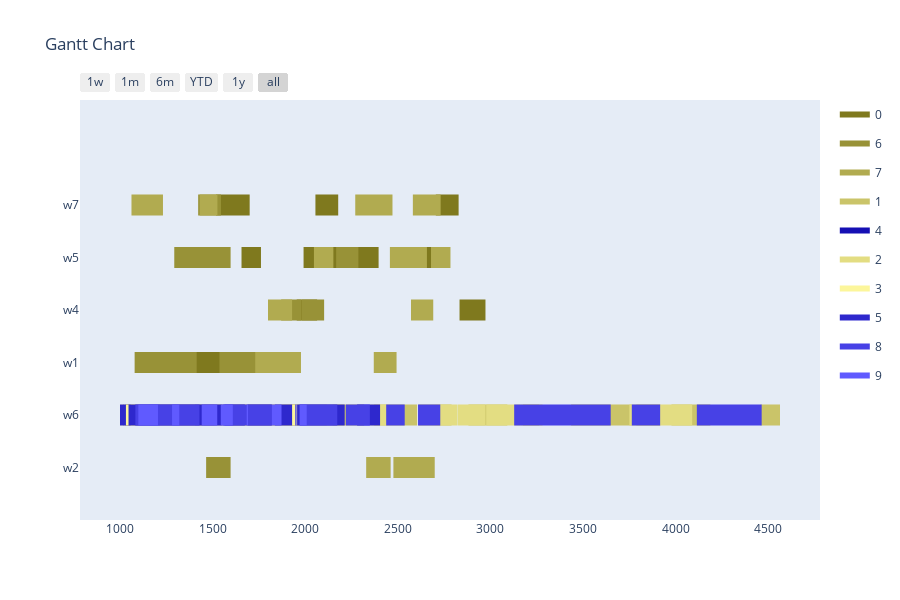

Here is the notebook cell this chart was saved with:
### Markdown cell above
Config 3 - Only valid mutations for time slots

### Code cell
optimizer = BaseGA(env)
optimizer.configure('tardiness', 'twopointcrossover', 'roulettewheel', 'onlyfeasibletimeslot')
last_time_slot = 0
for order in orders:
    if order[1] > last_time_slot:
        last_time_slot = order[1]
# all parameters after offspring_amount are optional (in this case -> verbose=True)
result, best_fitness_history, average_fitness_history, best_generation_history, feasible_gen = optimizer.optimize(orders, max_generations, earliest_time_slot, last_time_slot, population_size, offspring_amount, verbose=True)
workstation_assignments = reformat_result(result, orders, env)
visualize(workstation_assignments, best_fitness_history, average_fitness_history, best_generation_history, feasible_gen)

### Figure 1 — Plotly figure (JSON) as saved in the notebook; plotly's stock layout.template omitted (floating-point values rounded to 4 significant figures; data arrays with more than 128 entries replaced by an {"elided": "..."} marker saying what was removed)
{"data": [{"fill": "toself", "fillcolor": "rgb(127, 121, 30)", "hoverinfo": "name", "legendgroup": "rgb(127, 121, 30)", "mode": "none", "name": "0", "type": "scatter", "x": [649, 772, 772, 649, 649, 1550, 1700, 1700, 1550, 1550, 1518, 1688, 1688, 1518, 1518, 2705, 2828, 2828, 2705, 2705, 2055, 2178, 2178, 2055, 2055, 2619, 2724, 2724, 2619, 2619, 315, 515, 515, 315, 315, 1991, 2191, 2191, 1991, 1991, 716, 821, 821, 716, 716, 1656, 1761, 1761, 1656, 1656, 2175, 2285, 2285, 2175, 2175, 2196, 2396, 2396, 2196, 2196, 542, 652, 652, 542, 542, 2833, 2973, 2973, 2833, 2833, 1954, 2064, 2064, 1954, 1954, 970, 1093, 1093, 970, 970, 688, 811, 811, 688, 688, 562, 809, 809, 562], "y": [4.8, 4.8, 5.2, 5.2, null, 4.8, 4.8, 5.2, 5.2, null, 4.8, 4.8, 5.2, 5.2, null, 4.8, 4.8, 5.2, 5.2, null, 4.8, 4.8, 5.2, 5.2, null, 3.8, 3.8, 4.2, 4.2, null, 3.8, 3.8, 4.2, 4.2, null, 3.8, 3.8, 4.2, 4.2, null, 3.8, 3.8, 4.2, 4.2, null, 3.8, 3.8, 4.2, 4.2, null, 3.8, 3.8, 4.2, 4.2, null, 3.8, 3.8, 4.2, 4.2, null, 2.8, 2.8, 3.2, 3.2, null, 2.8, 2.8, 3.2, 3.2, null, 2.8, 2.8, 3.2, 3.2, null, 1.8, 1.8, 2.2, 2.2, null, 1.8, 1.8, 2.2, 2.2, null, 1.8, 1.8, 2.2, 2.2]}, {"fill": "toself", "fillcolor": "rgb(152, 146, 55)", "hoverinfo": "name", "legendgroup": "rgb(152, 146, 55)", "mode": "none", "name": "6", "type": "scatter", "x": [1422, 1545, 1545, 1422, 1422, 386, 482, 482, 386, 386, 612, 762, 762, 612, 612, 1397, 1597, 1597, 1397, 1397, 1473, 1578, 1578, 1473, 1473, 513, 618, 618, 513, 513, 1293, 1403, 1403, 1293, 1293, 1423, 1543, 1543, 1423, 1423, 556, 676, 676, 556, 556, 2167, 2287, 2287, 2167, 2167, 756, 886, 886, 756, 756, 1982, 2102, 2102, 1982, 1982, 678, 788, 788, 678, 678, 1870, 1980, 1980, 1870, 1870, 224, 344, 344, 224, 224, 832, 1079, 1079, 832, 832, 1414, 1537, 1537, 1414, 1414, 1465, 1597, 1597, 1465], "y": [4.8, 4.8, 5.2, 5.2, null, 4.8, 4.8, 5.2, 5.2, null, 4.8, 4.8, 5.2, 5.2, null, 3.8, 3.8, 4.2, 4.2, null, 3.8, 3.8, 4.2, 4.2, null, 3.8, 3.8, 4.2, 4.2, null, 3.8, 3.8, 4.2, 4.2, null, 3.8, 3.8, 4.2, 4.2, null, 3.8, 3.8, 4.2, 4.2, null, 3.8, 3.8, 4.2, 4.2, null, 2.8, 2.8, 3.2, 3.2, null, 2.8, 2.8, 3.2, 3.2, null, 2.8, 2.8, 3.2, 3.2, null, 2.8, 2.8, 3.2, 3.2, null, 2.8, 2.8, 3.2, 3.2, null, 1.8, 1.8, 2.2, 2.2, null, 1.8, 1.8, 2.2, 2.2, null, -0.2, -0.2, 0.2, 0.2]}, {"fill": "toself", "fillcolor": "rgb(177, 171, 80)", "hoverinfo": "name", "legendgroup": "rgb(177, 171, 80)", "mode": "none", "name": "7", "type": "scatter", "x": [2270, 2440, 2440, 2270, 2270, 599, 722, 722, 599, 599, 628, 724, 724, 628, 628, 2348, 2471, 2471, 2348, 2348, 1062, 1232, 1232, 1062, 1062, 871, 994, 994, 871, 871, 2581, 2731, 2731, 2581, 2581, 1430, 1526, 1526, 1430, 1430, 2679, 2784, 2784, 2679, 2679, 2047, 2152, 2152, 2047, 2047, 2457, 2657, 2657, 2457, 2457, 2571, 2691, 2691, 2571, 2571, 1799, 1929, 1929, 1799, 1799, 2370, 2493, 2493, 2370, 2370, 257, 504, 504, 257, 257, 1730, 1977, 1977, 1730, 1730, 2329, 2461, 2461, 2329, 2329, 2476, 2699, 2699, 2476], "y": [4.8, 4.8, 5.2, 5.2, null, 4.8, 4.8, 5.2, 5.2, null, 4.8, 4.8, 5.2, 5.2, null, 4.8, 4.8, 5.2, 5.2, null, 4.8, 4.8, 5.2, 5.2, null, 4.8, 4.8, 5.2, 5.2, null, 4.8, 4.8, 5.2, 5.2, null, 4.8, 4.8, 5.2, 5.2, null, 3.8, 3.8, 4.2, 4.2, null, 3.8, 3.8, 4.2, 4.2, null, 3.8, 3.8, 4.2, 4.2, null, 2.8, 2.8, 3.2, 3.2, null, 2.8, 2.8, 3.2, 3.2, null, 1.8, 1.8, 2.2, 2.2, null, 1.8, 1.8, 2.2, 2.2, null, 1.8, 1.8, 2.2, 2.2, null, -0.2, -0.2, 0.2, 0.2, null, -0.2, -0.2, 0.2, 0.2]}, {"fill": "toself", "fillcolor": "rgb(202, 196, 105)", "hoverinfo": "name", "legendgroup": "rgb(202, 196, 105)", "mode": "none", "name": "1", "type": "scatter", "x": [3988, 4076, 4076, 3988, 3988, 1964, 2056, 2056, 1964, 1964, 2610, 2790, 2790, 2610, 2610, 1548, 1758, 1758, 1548, 1548, 1966, 2116, 2116, 1966, 1966, 3619, 3764, 3764, 3619, 3619, 2394, 2604, 2604, 2394, 2394, 2372, 2477, 2477, 2372, 2372, 1024, 1154, 1154, 1024, 1024, 4030, 4150, 4150, 4030, 4030, 766, 976, 976, 766, 766, 1887, 2097, 2097, 1887, 1887, 3175, 3263, 3263, 3175, 3175, 3977, 4187, 4187, 3977, 3977, 3435, 3645, 3645, 3435, 3435, 1338, 1508, 1508, 1338, 1338, 2881, 3091, 3091, 2881, 2881, 3787, 3917, 3917, 3787, 3787, 2148, 2318, 2318, 2148, 2148, 4458, 4563, 4563, 4458, 4458, 1281, 1381, 1381, 1281, 1281, 1585, 1718, 1718, 1585, 1585, 1634, 1844, 1844, 1634], "y": [0.8, 0.8, 1.2, 1.2, null, 0.8, 0.8, 1.2, 1.2, null, 0.8, 0.8, 1.2, 1.2, null, 0.8, 0.8, 1.2, 1.2, null, 0.8, 0.8, 1.2, 1.2, null, 0.8, 0.8, 1.2, 1.2, null, 0.8, 0.8, 1.2, 1.2, null, 0.8, 0.8, 1.2, 1.2, null, 0.8, 0.8, 1.2, 1.2, null, 0.8, 0.8, 1.2, 1.2, null, 0.8, 0.8, 1.2, 1.2, null, 0.8, 0.8, 1.2, 1.2, null, 0.8, 0.8, 1.2, 1.2, null, 0.8, 0.8, 1.2, 1.2, null, 0.8, 0.8, 1.2, 1.2, null, 0.8, 0.8, 1.2, 1.2, null, 0.8, 0.8, 1.2, 1.2, null, 0.8, 0.8, 1.2, 1.2, null, 0.8, 0.8, 1.2, 1.2, null, 0.8, 0.8, 1.2, 1.2, null, 0.8, 0.8, 1.2, 1.2, null, 0.8, 0.8, 1.2, 1.2, null, 0.8, 0.8, 1.2, 1.2]}, {"fill": "toself", "fillcolor": "rgb(21, 15, 180)", "hoverinfo": "name", "legendgroup": "rgb(21, 15, 180)", "mode": "none", "name": "4", "type": "scatter", "x": {"elided": "134 int values"}, "y": {"elided": "134 float values"}}, {"fill": "toself", "fillcolor": "rgb(227, 221, 130)", "hoverinfo": "name", "legendgroup": "rgb(227, 221, 130)", "mode": "none", "name": "2", "type": "scatter", "x": [295, 415, 415, 295, 295, 2977, 3097, 3097, 2977, 2977, 1058, 1154, 1154, 1058, 1058, 1654, 1844, 1844, 1654, 1654, 1611, 1721, 1721, 1611, 1611, 3750, 3870, 3870, 3750, 3750, 3750, 3812, 3812, 3750, 3750, 2350, 2447, 2447, 2350, 2350, 3161, 3281, 3281, 3161, 3161, 2823, 2973, 2973, 2823, 2823, 3030, 3160, 3160, 3030, 3030, 3960, 4080, 4080, 3960, 3960, 464, 649, 649, 464, 464, 1765, 1955, 1955, 1765, 1765, 3875, 3990, 3990, 3875, 3875, 2106, 2206, 2206, 2106, 2106, 375, 500, 500, 375, 375, 4033, 4089, 4089, 4033, 4033, 1215, 1405, 1405, 1215, 1215, 3006, 3121, 3121, 3006, 3006, 2701, 2821, 2821, 2701, 2701, 3849, 3969, 3969, 3849, 3849, 1794, 1984, 1984, 1794], "y": [0.8, 0.8, 1.2, 1.2, null, 0.8, 0.8, 1.2, 1.2, null, 0.8, 0.8, 1.2, 1.2, null, 0.8, 0.8, 1.2, 1.2, null, 0.8, 0.8, 1.2, 1.2, null, 0.8, 0.8, 1.2, 1.2, null, 0.8, 0.8, 1.2, 1.2, null, 0.8, 0.8, 1.2, 1.2, null, 0.8, 0.8, 1.2, 1.2, null, 0.8, 0.8, 1.2, 1.2, null, 0.8, 0.8, 1.2, 1.2, null, 0.8, 0.8, 1.2, 1.2, null, 0.8, 0.8, 1.2, 1.2, null, 0.8, 0.8, 1.2, 1.2, null, 0.8, 0.8, 1.2, 1.2, null, 0.8, 0.8, 1.2, 1.2, null, 0.8, 0.8, 1.2, 1.2, null, 0.8, 0.8, 1.2, 1.2, null, 0.8, 0.8, 1.2, 1.2, null, 0.8, 0.8, 1.2, 1.2, null, 0.8, 0.8, 1.2, 1.2, null, 0.8, 0.8, 1.2, 1.2, null, 0.8, 0.8, 1.2, 1.2]}, {"fill": "toself", "fillcolor": "rgb(252, 246, 155)", "hoverinfo": "name", "legendgroup": "rgb(252, 246, 155)", "mode": "none", "name": "3", "type": "scatter", "x": [1011, 1201, 1201, 1011, 1011, 1164, 1294, 1294, 1164, 1164, 775, 928, 928, 775, 775, 303, 423, 423, 303, 303, 731, 921, 921, 731, 731, 887, 1002, 1002, 887, 887, 643, 773, 773, 643, 643, 702, 789, 789, 702, 702, 832, 947, 947, 832, 832, 756, 856, 856, 756, 756, 541, 603, 603, 541, 541, 833, 1023, 1023, 833, 833, 889, 1012, 1012, 889, 889, 980, 1036, 1036, 980, 980, 301, 451, 451, 301, 301, 545, 675, 675, 545, 545, 502, 662, 662, 502, 502, 962, 1122, 1122, 962, 962, 881, 1001, 1001, 881, 881, 935, 1125, 1125, 935, 935, 1118, 1214, 1214, 1118, 1118, 291, 411, 411, 291, 291, 966, 1116, 1116, 966], "y": [0.8, 0.8, 1.2, 1.2, null, 0.8, 0.8, 1.2, 1.2, null, 0.8, 0.8, 1.2, 1.2, null, 0.8, 0.8, 1.2, 1.2, null, 0.8, 0.8, 1.2, 1.2, null, 0.8, 0.8, 1.2, 1.2, null, 0.8, 0.8, 1.2, 1.2, null, 0.8, 0.8, 1.2, 1.2, null, 0.8, 0.8, 1.2, 1.2, null, 0.8, 0.8, 1.2, 1.2, null, 0.8, 0.8, 1.2, 1.2, null, 0.8, 0.8, 1.2, 1.2, null, 0.8, 0.8, 1.2, 1.2, null, 0.8, 0.8, 1.2, 1.2, null, 0.8, 0.8, 1.2, 1.2, null, 0.8, 0.8, 1.2, 1.2, null, 0.8, 0.8, 1.2, 1.2, null, 0.8, 0.8, 1.2, 1.2, null, 0.8, 0.8, 1.2, 1.2, null, 0.8, 0.8, 1.2, 1.2, null, 0.8, 0.8, 1.2, 1.2, null, 0.8, 0.8, 1.2, 1.2, null, 0.8, 0.8, 1.2, 1.2]}, {"fill": "toself", "fillcolor": "rgb(46, 40, 205)", "hoverinfo": "name", "legendgroup": "rgb(46, 40, 205)", "mode": "none", "name": "5", "type": "scatter", "x": [1571, 1627, 1627, 1571, 1571, 1836, 1951, 1951, 1836, 1836, 1108, 1164, 1164, 1108, 1108, 340, 490, 490, 340, 340, 298, 408, 408, 298, 298, 1956, 2116, 2116, 1956, 1956, 2093, 2213, 2213, 2093, 2093, 2280, 2400, 2400, 2280, 2280, 620, 735, 735, 620, 620, 1500, 1690, 1690, 1500, 1500, 1357, 1454, 1454, 1357, 1357, 1564, 1694, 1694, 1564, 1564, 346, 466, 466, 346, 346, 2294, 2404, 2404, 2294, 2294, 926, 1046, 1046, 926, 926, 1000, 1087, 1087, 1000, 1000, 1791, 1981, 1981, 1791, 1791, 815, 965, 965, 815, 815, 1549, 1674, 1674, 1549, 1549, 1819, 1929, 1929, 1819, 1819, 1165, 1318, 1318, 1165, 1165, 935, 1032, 1032, 935, 935, 1950, 2065, 2065, 1950], "y": [0.8, 0.8, 1.2, 1.2, null, 0.8, 0.8, 1.2, 1.2, null, 0.8, 0.8, 1.2, 1.2, null, 0.8, 0.8, 1.2, 1.2, null, 0.8, 0.8, 1.2, 1.2, null, 0.8, 0.8, 1.2, 1.2, null, 0.8, 0.8, 1.2, 1.2, null, 0.8, 0.8, 1.2, 1.2, null, 0.8, 0.8, 1.2, 1.2, null, 0.8, 0.8, 1.2, 1.2, null, 0.8, 0.8, 1.2, 1.2, null, 0.8, 0.8, 1.2, 1.2, null, 0.8, 0.8, 1.2, 1.2, null, 0.8, 0.8, 1.2, 1.2, null, 0.8, 0.8, 1.2, 1.2, null, 0.8, 0.8, 1.2, 1.2, null, 0.8, 0.8, 1.2, 1.2, null, 0.8, 0.8, 1.2, 1.2, null, 0.8, 0.8, 1.2, 1.2, null, 0.8, 0.8, 1.2, 1.2, null, 0.8, 0.8, 1.2, 1.2, null, 0.8, 0.8, 1.2, 1.2, null, 0.8, 0.8, 1.2, 1.2]}, {"fill": "toself", "fillcolor": "rgb(71, 65, 230)", "hoverinfo": "name", "legendgroup": "rgb(71, 65, 230)", "mode": "none", "name": "8", "type": "scatter", "x": [4142, 4332, 4332, 4142, 4142, 334, 454, 454, 334, 334, 3323, 3513, 3513, 3323, 3323, 2050, 2173, 2173, 2050, 2050, 683, 836, 836, 683, 683, 4311, 4426, 4426, 4311, 4311, 3310, 3366, 3366, 3310, 3310, 4311, 4464, 4464, 4311, 4311, 3128, 3288, 3288, 3128, 3128, 394, 456, 456, 394, 394, 1821, 1946, 1946, 1821, 1821, 2437, 2537, 2537, 2437, 2437, 986, 1083, 1083, 986, 986, 1953, 2063, 2063, 1953, 1953, 1429, 1554, 1554, 1429, 1429, 438, 618, 618, 438, 438, 635, 755, 755, 635, 635, 4114, 4210, 4210, 4114, 4114, 3227, 3377, 3377, 3227, 3227, 2609, 2729, 2729, 2609, 2609, 3763, 3916, 3916, 3763, 3763, 2219, 2349, 2349, 2219, 2219, 3499, 3649, 3649, 3499], "y": [0.8, 0.8, 1.2, 1.2, null, 0.8, 0.8, 1.2, 1.2, null, 0.8, 0.8, 1.2, 1.2, null, 0.8, 0.8, 1.2, 1.2, null, 0.8, 0.8, 1.2, 1.2, null, 0.8, 0.8, 1.2, 1.2, null, 0.8, 0.8, 1.2, 1.2, null, 0.8, 0.8, 1.2, 1.2, null, 0.8, 0.8, 1.2, 1.2, null, 0.8, 0.8, 1.2, 1.2, null, 0.8, 0.8, 1.2, 1.2, null, 0.8, 0.8, 1.2, 1.2, null, 0.8, 0.8, 1.2, 1.2, null, 0.8, 0.8, 1.2, 1.2, null, 0.8, 0.8, 1.2, 1.2, null, 0.8, 0.8, 1.2, 1.2, null, 0.8, 0.8, 1.2, 1.2, null, 0.8, 0.8, 1.2, 1.2, null, 0.8, 0.8, 1.2, 1.2, null, 0.8, 0.8, 1.2, 1.2, null, 0.8, 0.8, 1.2, 1.2, null, 0.8, 0.8, 1.2, 1.2, null, 0.8, 0.8, 1.2, 1.2]}, {"fill": "toself", "fillcolor": "rgb(96, 90, 255)", "hoverinfo": "name", "legendgroup": "rgb(96, 90, 255)", "mode": "none", "name": "9", "type": "scatter", "x": [783, 928, 928, 783, 783, 1320, 1484, 1484, 1320, 1320, 1449, 1525, 1525, 1449, 1449, 278, 433, 433, 278, 278, 1872, 2008, 2008, 1872, 1872, 1544, 1609, 1609, 1544, 1544, 809, 954, 954, 809, 809, 803, 939, 939, 803, 803, 1205, 1281, 1281, 1205, 1205, 619, 792, 792, 619, 619, 264, 489, 489, 264, 264, 954, 1099, 1099, 954, 954, 1441, 1691, 1691, 1441, 1441, 1684, 1820, 1820, 1684, 1684, 484, 734, 734, 484], "y": [0.8, 0.8, 1.2, 1.2, null, 0.8, 0.8, 1.2, 1.2, null, 0.8, 0.8, 1.2, 1.2, null, 0.8, 0.8, 1.2, 1.2, null, 0.8, 0.8, 1.2, 1.2, null, 0.8, 0.8, 1.2, 1.2, null, 0.8, 0.8, 1.2, 1.2, null, 0.8, 0.8, 1.2, 1.2, null, 0.8, 0.8, 1.2, 1.2, null, 0.8, 0.8, 1.2, 1.2, null, 0.8, 0.8, 1.2, 1.2, null, 0.8, 0.8, 1.2, 1.2, null, 0.8, 0.8, 1.2, 1.2, null, 0.8, 0.8, 1.2, 1.2, null, 0.8, 0.8, 1.2, 1.2]}, {"legendgroup": "rgb(127, 121, 30)", "marker": {"color": "rgb(127, 121, 30)", "opacity": 0, "size": 1}, "mode": "markers", "name": "", "showlegend": false, "text": [null, null, null, null, null, null, null, null, null, null, null, null, null, null, null, null, null, null, null, null, null, null, null, null, null, null, null, null, null, null, null, null, null, null, null, null], "type": "scatter", "x": [649, 772, 1550, 1700, 1518, 1688, 2705, 2828, 2055, 2178, 2619, 2724, 315, 515, 1991, 2191, 716, 821, 1656, 1761, 2175, 2285, 2196, 2396, 542, 652, 2833, 2973, 1954, 2064, 970, 1093, 688, 811, 562, 809], "y": [5, 5, 5, 5, 5, 5, 5, 5, 5, 5, 4, 4, 4, 4, 4, 4, 4, 4, 4, 4, 4, 4, 4, 4, 3, 3, 3, 3, 3, 3, 2, 2, 2, 2, 2, 2]}, {"legendgroup": "rgb(152, 146, 55)", "marker": {"color": "rgb(152, 146, 55)", "opacity": 0, "size": 1}, "mode": "markers", "name": "", "showlegend": false, "text": [null, null, null, null, null, null, null, null, null, null, null, null, null, null, null, null, null, null, null, null, null, null, null, null, null, null, null, null, null, null, null, null, null, null, null, null], "type": "scatter", "x": [1422, 1545, 386, 482, 612, 762, 1397, 1597, 1473, 1578, 513, 618, 1293, 1403, 1423, 1543, 556, 676, 2167, 2287, 756, 886, 1982, 2102, 678, 788, 1870, 1980, 224, 344, 832, 1079, 1414, 1537, 1465, 1597], "y": [5, 5, 5, 5, 5, 5, 4, 4, 4, 4, 4, 4, 4, 4, 4, 4, 4, 4, 4, 4, 3, 3, 3, 3, 3, 3, 3, 3, 3, 3, 2, 2, 2, 2, 0, 0]}, {"legendgroup": "rgb(177, 171, 80)", "marker": {"color": "rgb(177, 171, 80)", "opacity": 0, "size": 1}, "mode": "markers", "name": "", "showlegend": false, "text": [null, null, null, null, null, null, null, null, null, null, null, null, null, null, null, null, null, null, null, null, null, null, null, null, null, null, null, null, null, null, null, null, null, null, null, null], "type": "scatter", "x": [2270, 2440, 599, 722, 628, 724, 2348, 2471, 1062, 1232, 871, 994, 2581, 2731, 1430, 1526, 2679, 2784, 2047, 2152, 2457, 2657, 2571, 2691, 1799, 1929, 2370, 2493, 257, 504, 1730, 1977, 2329, 2461, 2476, 2699], "y": [5, 5, 5, 5, 5, 5, 5, 5, 5, 5, 5, 5, 5, 5, 5, 5, 4, 4, 4, 4, 4, 4, 3, 3, 3, 3, 2, 2, 2, 2, 2, 2, 0, 0, 0, 0]}, {"legendgroup": "rgb(202, 196, 105)", "marker": {"color": "rgb(202, 196, 105)", "opacity": 0, "size": 1}, "mode": "markers", "name": "", "showlegend": false, "text": [null, null, null, null, null, null, null, null, null, null, null, null, null, null, null, null, null, null, null, null, null, null, null, null, null, null, null, null, null, null, null, null, null, null, null, null, null, null, null, null, null, null, null, null, null, null], "type": "scatter", "x": [3988, 4076, 1964, 2056, 2610, 2790, 1548, 1758, 1966, 2116, 3619, 3764, 2394, 2604, 2372, 2477, 1024, 1154, 4030, 4150, 766, 976, 1887, 2097, 3175, 3263, 3977, 4187, 3435, 3645, 1338, 1508, 2881, 3091, 3787, 3917, 2148, 2318, 4458, 4563, 1281, 1381, 1585, 1718, 1634, 1844], "y": [1, 1, 1, 1, 1, 1, 1, 1, 1, 1, 1, 1, 1, 1, 1, 1, 1, 1, 1, 1, 1, 1, 1, 1, 1, 1, 1, 1, 1, 1, 1, 1, 1, 1, 1, 1, 1, 1, 1, 1, 1, 1, 1, 1, 1, 1]}, {"legendgroup": "rgb(21, 15, 180)", "marker": {"color": "rgb(21, 15, 180)", "opacity": 0, "size": 1}, "mode": "markers", "name": "", "showlegend": false, "text": [null, null, null, null, null, null, null, null, null, null, null, null, null, null, null, null, null, null, null, null, null, null, null, null, null, null, null, null, null, null, null, null, null, null, null, null, null, null, null, null, null, null, null, null, null, null, null, null, null, null, null, null, null, null], "type": "scatter", "x": [933, 1021, 692, 797, 616, 736, 690, 777, 1313, 1473, 594, 804, 757, 883, 1030, 1160, 958, 1053, 565, 719, 348, 444, 1362, 1449, 874, 999, 953, 1058, 1390, 1500, 343, 497, 624, 779, 1045, 1165, 1448, 1548, 1018, 1128, 1488, 1584, 1278, 1383, 1501, 1589, 478, 573, 912, 1080, 470, 590, 1191, 1311], "y": [1, 1, 1, 1, 1, 1, 1, 1, 1, 1, 1, 1, 1, 1, 1, 1, 1, 1, 1, 1, 1, 1, 1, 1, 1, 1, 1, 1, 1, 1, 1, 1, 1, 1, 1, 1, 1, 1, 1, 1, 1, 1, 1, 1, 1, 1, 1, 1, 1, 1, 1, 1, 1, 1]}, {"legendgroup": "rgb(227, 221, 130)", "marker": {"color": "rgb(227, 221, 130)", "opacity": 0, "size": 1}, "mode": "markers", "name": "", "showlegend": false, "text": [null, null, null, null, null, null, null, null, null, null, null, null, null, null, null, null, null, null, null, null, null, null, null, null, null, null, null, null, null, null, null, null, null, null, null, null, null, null, null, null, null, null, null, null, null, null], "type": "scatter", "x": [295, 415, 2977, 3097, 1058, 1154, 1654, 1844, 1611, 1721, 3750, 3870, 3750, 3812, 2350, 2447, 3161, 3281, 2823, 2973, 3030, 3160, 3960, 4080, 464, 649, 1765, 1955, 3875, 3990, 2106, 2206, 375, 500, 4033, 4089, 1215, 1405, 3006, 3121, 2701, 2821, 3849, 3969, 1794, 1984], "y": [1, 1, 1, 1, 1, 1, 1, 1, 1, 1, 1, 1, 1, 1, 1, 1, 1, 1, 1, 1, 1, 1, 1, 1, 1, 1, 1, 1, 1, 1, 1, 1, 1, 1, 1, 1, 1, 1, 1, 1, 1, 1, 1, 1, 1, 1]}, {"legendgroup": "rgb(252, 246, 155)", "marker": {"color": "rgb(252, 246, 155)", "opacity": 0, "size": 1}, "mode": "markers", "name": "", "showlegend": false, "text": [null, null, null, null, null, null, null, null, null, null, null, null, null, null, null, null, null, null, null, null, null, null, null, null, null, null, null, null, null, null, null, null, null, null, null, null, null, null, null, null, null, null, null, null, null, null], "type": "scatter", "x": [1011, 1201, 1164, 1294, 775, 928, 303, 423, 731, 921, 887, 1002, 643, 773, 702, 789, 832, 947, 756, 856, 541, 603, 833, 1023, 889, 1012, 980, 1036, 301, 451, 545, 675, 502, 662, 962, 1122, 881, 1001, 935, 1125, 1118, 1214, 291, 411, 966, 1116], "y": [1, 1, 1, 1, 1, 1, 1, 1, 1, 1, 1, 1, 1, 1, 1, 1, 1, 1, 1, 1, 1, 1, 1, 1, 1, 1, 1, 1, 1, 1, 1, 1, 1, 1, 1, 1, 1, 1, 1, 1, 1, 1, 1, 1, 1, 1]}, {"legendgroup": "rgb(46, 40, 205)", "marker": {"color": "rgb(46, 40, 205)", "opacity": 0, "size": 1}, "mode": "markers", "name": "", "showlegend": false, "text": [null, null, null, null, null, null, null, null, null, null, null, null, null, null, null, null, null, null, null, null, null, null, null, null, null, null, null, null, null, null, null, null, null, null, null, null, null, null, null, null, null, null, null, null, null, null], "type": "scatter", "x": [1571, 1627, 1836, 1951, 1108, 1164, 340, 490, 298, 408, 1956, 2116, 2093, 2213, 2280, 2400, 620, 735, 1500, 1690, 1357, 1454, 1564, 1694, 346, 466, 2294, 2404, 926, 1046, 1000, 1087, 1791, 1981, 815, 965, 1549, 1674, 1819, 1929, 1165, 1318, 935, 1032, 1950, 2065], "y": [1, 1, 1, 1, 1, 1, 1, 1, 1, 1, 1, 1, 1, 1, 1, 1, 1, 1, 1, 1, 1, 1, 1, 1, 1, 1, 1, 1, 1, 1, 1, 1, 1, 1, 1, 1, 1, 1, 1, 1, 1, 1, 1, 1, 1, 1]}, {"legendgroup": "rgb(71, 65, 230)", "marker": {"color": "rgb(71, 65, 230)", "opacity": 0, "size": 1}, "mode": "markers", "name": "", "showlegend": false, "text": [null, null, null, null, null, null, null, null, null, null, null, null, null, null, null, null, null, null, null, null, null, null, null, null, null, null, null, null, null, null, null, null, null, null, null, null, null, null, null, null, null, null, null, null, null, null], "type": "scatter", "x": [4142, 4332, 334, 454, 3323, 3513, 2050, 2173, 683, 836, 4311, 4426, 3310, 3366, 4311, 4464, 3128, 3288, 394, 456, 1821, 1946, 2437, 2537, 986, 1083, 1953, 2063, 1429, 1554, 438, 618, 635, 755, 4114, 4210, 3227, 3377, 2609, 2729, 3763, 3916, 2219, 2349, 3499, 3649], "y": [1, 1, 1, 1, 1, 1, 1, 1, 1, 1, 1, 1, 1, 1, 1, 1, 1, 1, 1, 1, 1, 1, 1, 1, 1, 1, 1, 1, 1, 1, 1, 1, 1, 1, 1, 1, 1, 1, 1, 1, 1, 1, 1, 1, 1, 1]}, {"legendgroup": "rgb(96, 90, 255)", "marker": {"color": "rgb(96, 90, 255)", "opacity": 0, "size": 1}, "mode": "markers", "name": "", "showlegend": false, "text": [null, null, null, null, null, null, null, null, null, null, null, null, null, null, null, null, null, null, null, null, null, null, null, null, null, null, null, null, null, null], "type": "scatter", "x": [783, 928, 1320, 1484, 1449, 1525, 278, 433, 1872, 2008, 1544, 1609, 809, 954, 803, 939, 1205, 1281, 619, 792, 264, 489, 954, 1099, 1441, 1691, 1684, 1820, 484, 734], "y": [1, 1, 1, 1, 1, 1, 1, 1, 1, 1, 1, 1, 1, 1, 1, 1, 1, 1, 1, 1, 1, 1, 1, 1, 1, 1, 1, 1, 1, 1]}], "layout": {"height": 600, "hovermode": "closest", "showlegend": true, "title": {"text": "Gantt Chart"}, "xaxis": {"rangeselector": {"buttons": [{"count": 7, "label": "1w", "step": "day", "stepmode": "backward"}, {"count": 1, "label": "1m", "step": "month", "stepmode": "backward"}, {"count": 6, "label": "6m", "step": "month", "stepmode": "backward"}, {"count": 1, "label": "YTD", "step": "year", "stepmode": "todate"}, {"count": 1, "label": "1y", "step": "year", "stepmode": "backward"}, {"step": "all"}]}, "showgrid": false, "type": "date", "zeroline": false}, "yaxis": {"autorange": false, "range": [-1, 7], "showgrid": false, "ticktext": ["w2", "w6", "w1", "w4", "w5", "w7"], "tickvals": [0, 1, 2, 3, 4, 5], "zeroline": false}}}
